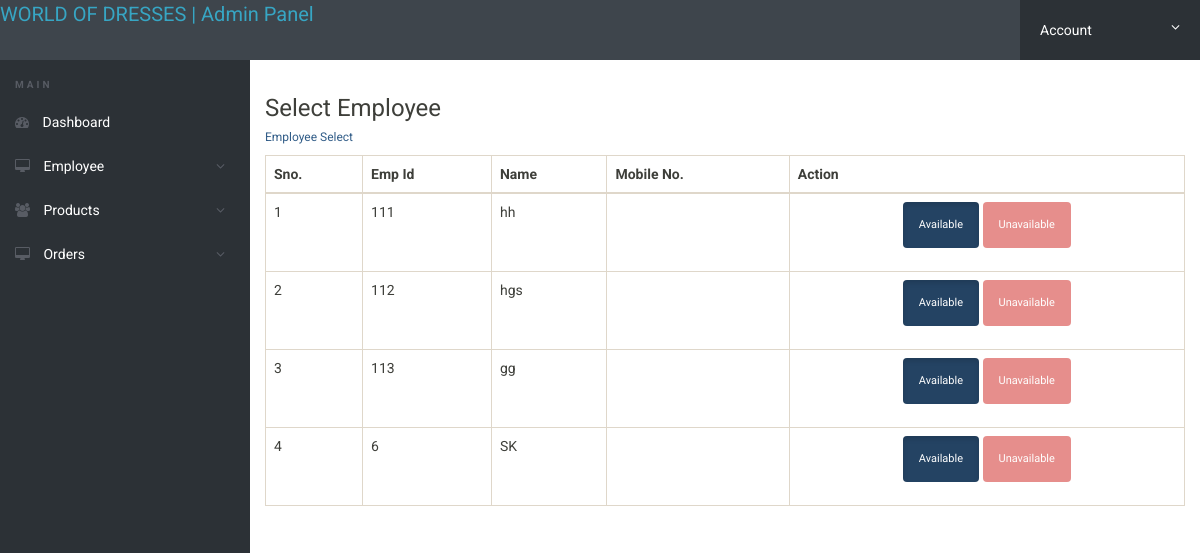
The app's page /admin/AssignEmployee.php (signed in), older data.
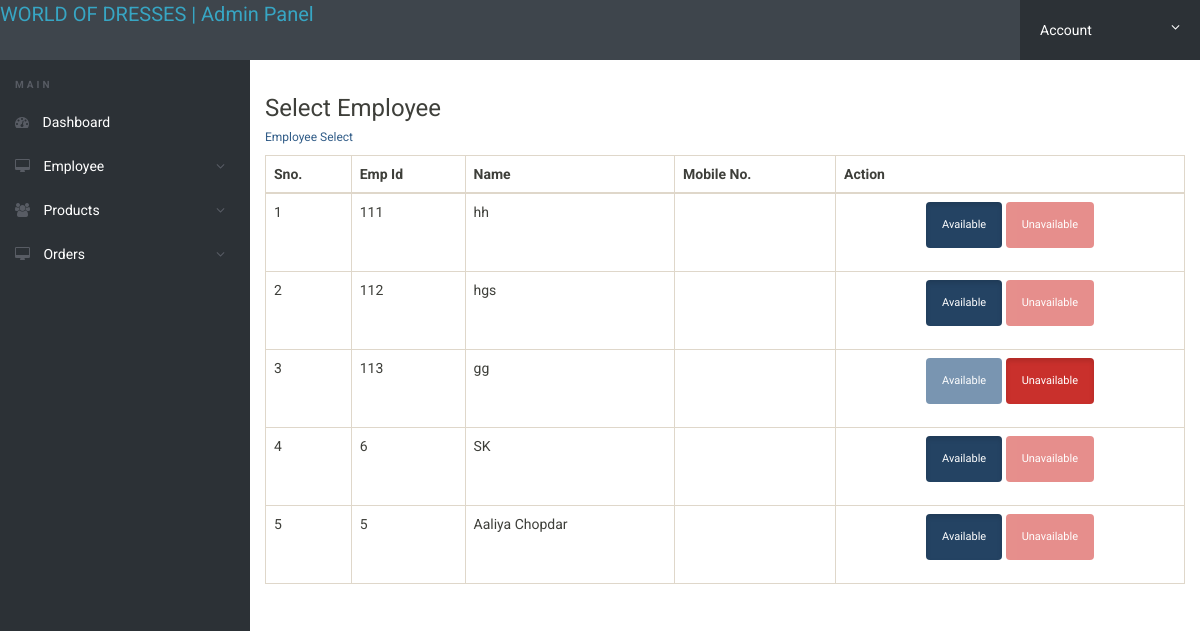
The same page, newer data.
### tables this page shows
CREATE TABLE `employee` (
  `id` int(11) NOT NULL,
  `EmpID` varchar(100) DEFAULT NULL,
  `FullName` varchar(120) DEFAULT NULL,
  `MoblieNumber` varchar(12) DEFAULT NULL,
  `RegDate` timestamp NULL DEFAULT current_timestamp(),
  `Action` int(11) NOT NULL
);

### admin/AssignEmployee.php (the view, shortened to what this page needs)
<?php session_start();
$con = mysqli_connect("localhost", "root", "", "project");
?>
    <!DOCTYPE html>
    <html lang="en">
    <head>
    </head>
    <link rel="stylesheet" href="css/font-awesome.min.css">
    <link rel="stylesheet" href="css/bootstrap.min.css">
    <link rel="stylesheet" href="css/dataTables.bootstrap.min.css">
    <link rel="stylesheet" href="css/bootstrap-social.css">
    <link rel="stylesheet" href="css/bootstrap-select.css">
    <link rel="stylesheet" href="css/fileinput.min.css">
    <link rel="stylesheet" href="css/awesome-bootstrap-checkbox.css">
    <link rel="stylesheet" href="css/style.css">
    <?php include('includes/header.php'); ?>
    <div class="ts-main-content">
        <?php include('includes/leftbar.php'); ?>
        <div class="content-wrapper">
            <div class="container-fluid">
                <h1 class="h3 mb-2 text-gray-800">Select Employee</h1>
                <div class="card shadow mb-4">
                    <div class="card-header py-3">
                        <h6 class="m-0 font-weight-bold text-primary">Employee Select</h6>
                    </div>
                    <div class="card-body">
                        <div class="table-responsive">
                            <table class="table table-bordered" id="dataTable" width="100%" cellspacing="0">
                                <thead>
                                    <tr>
                                        <th>Sno.</th>
                                        <th>Emp Id</th>
                                        <th>Name</th>
                                        <th>Mobile No.</th>
                                        <th>Action</th>
                                    </tr>
                                </thead>
                                <tbody>
                                    <?php $query = mysqli_query($con, "select * from employee");
                                    $cnt = 1;
                                    while ($row = mysqli_fetch_array($query)) {
                                    ?>
                                        <tr>
                                            <td><?php echo $cnt; ?></td>
                                            <td><?php echo $row['EmpID']; ?></td>
                                            <td><?php echo $row['FullName']; ?></td>
                                            <td><?php echo $row['MobileNumber']; ?></td>
                                            <td>
                                            <div class="form-group text-center">
                                                 <a href="AvailableEmployee.php?EmpID=<?php echo $row['EmpID']?>" class="btn btn-primary <?php if($row["Action"]==0){echo "active";}else{echo "disabled";}?>" role="button" aria-disabled="<?php if($row['Action']==0){echo "false";}else{echo "true";}?>">Available</a>
                                                <a href="UnavailableEmployee.php?EmpID=<?php echo $row['EmpID']?>" class="btn btn-danger <?php if($row["Action"]==0){echo "disabled";}else{echo "active";}?>" role="button" aria-disabled="<?php if($row['Action']==0){echo "true";}else{echo "false";}?>">Unavailable</a>
                                            </td>
                                            </div>
                                    <?php $cnt = $cnt + 1; } ?>
                        </div>
                    </div>
    </body>
    </html>

### admin/includes/header.php (shortened to what this page needs)
<div class="brand clearfix">
	<a href="dashboard.php" style="font-size: 20px;">  WORLD OF DRESSES  | Admin Panel </a>
		<ul class="ts-profile-nav">
			<li class="ts-account">
				<a href="#"> Account <i class="fa fa-angle-down hidden-side"></i></a>
			</li>
		</ul>
	</div>

### admin/includes/leftbar.php (shortened to what this page needs)
<nav class="ts-sidebar">
	<ul class="ts-sidebar-menu">
		<li class="ts-label">Main</li>
				<li><a href="dashboard.php"><i class="fa fa-dashboard"></i> Dashboard</a></li>
        <li><a href="#"><i class="fa fa-desktop"></i> Employee</a>
		</li>
				<li><a href="#"><i class="fa fa-users"></i> Products</a>
		</li>
		<ul>
		<li><a href="#"><i class="fa fa-desktop"></i> Orders</a>
	</ul>
</nav>

### admin/css/style.css (style rules this page uses)
html { font-size: 14px; }
@media only screen and (min-width: 480px) { html { font-size: 17px; } }
@media only screen and (min-width: 768px) { html { font-size: 14px; } }
a { color: #37a6c4; }
.btn { font-family: 'Oswald', sans-serif; }
ul, li { margin: 0; padding: 0; list-style: none; }
.btn { text-transform: none; }
.brand { background: #3e454c; position: relative; z-index: 3; position: fixed; width: 100%; top: 0; }
.brand .ts-profile-nav { float: right; display: none; }
.brand .ts-profile-nav li { float: left; position: relative; }
.brand .ts-profile-nav li a { display: block; padding: 20px; color: #fff; }
.brand .ts-profile-nav .ts-account .fa-angle-down { float: right; }
.brand .ts-profile-nav .ts-account > a { width: 180px; background: #2c3136; }
@media only screen and (min-width: 992px) { .brand .ts-profile-nav { display: block; } }
.ts-sidebar { background: #2c3136; max-height: 0; transition: max-height 0.3s; overflow: hidden; position: fixed; z-index: 2; width: 100%; bottom: 0; top: 60px; overflow-y: auto; }
@media only screen and (min-width: 992px) { .ts-sidebar { max-height: 100%; bottom: 0; } }
.ts-sidebar-menu .ts-label { color: #585c64; font-weight: bold; padding: 8px 15px; text-transform: uppercase; font-size: 10px; letter-spacing: 3px; margin-top: 10px; }
.ts-sidebar-menu a { display: block; text-decoration: none; padding: 12px 15px; color: #fff; }
.ts-sidebar-menu li { position: relative; }
.ts-sidebar-menu li i { color: #585c64; margin-right: 10px; }
.ts-main-content .content-wrapper { padding-top: 15px; margin-top: 60px; }
@media only screen and (min-width: 992px) { .ts-main-content .ts-sidebar { width: 250px; float: left; } }
@media only screen and (min-width: 992px) { .ts-main-content .content-wrapper { margin-left: 250px; } }

Row changes from the older to the newer data that the page shows:
changed employee "gg": Action 0 → 1 (drawn)
added employee: EmpID "5", FullName "Aaliya Chopdar"
